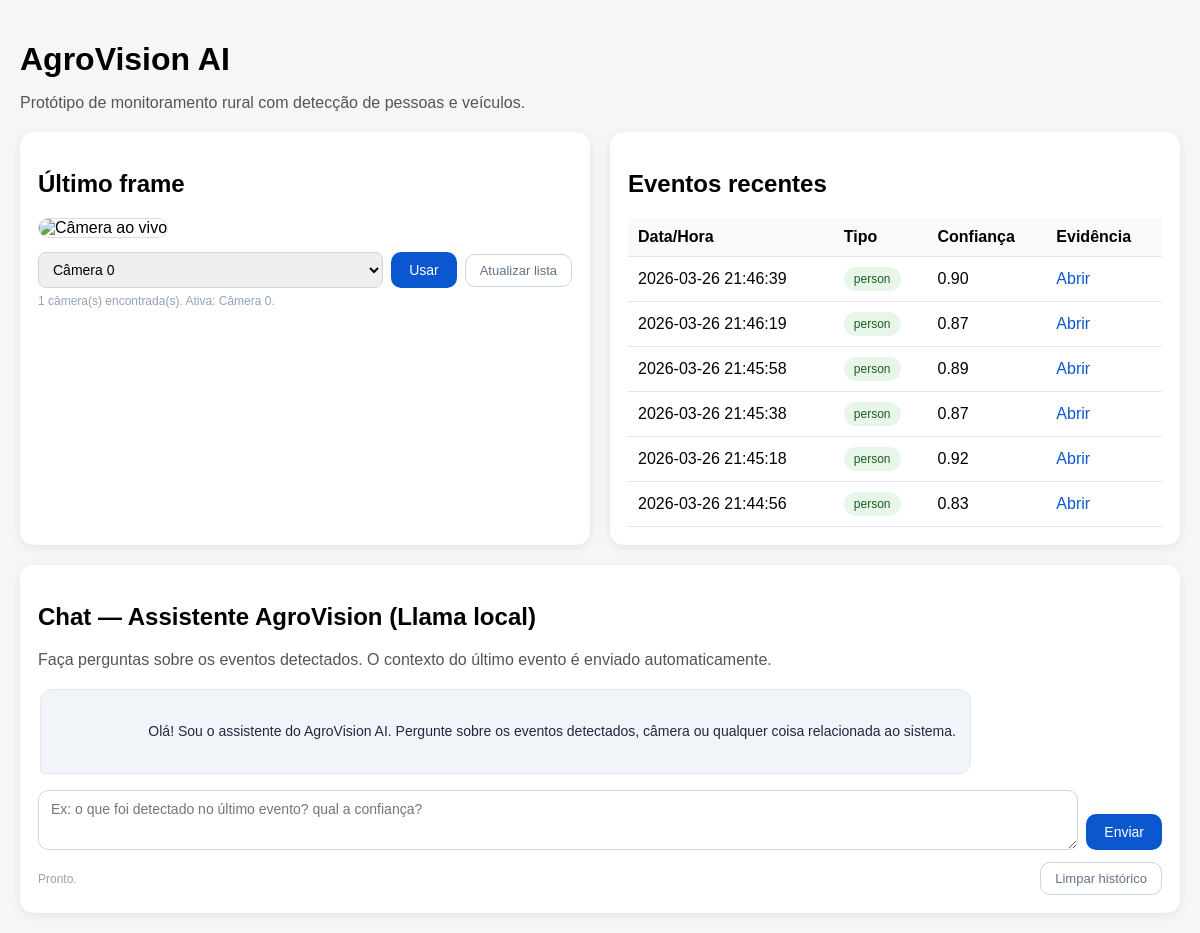
Before: / with the older database file.
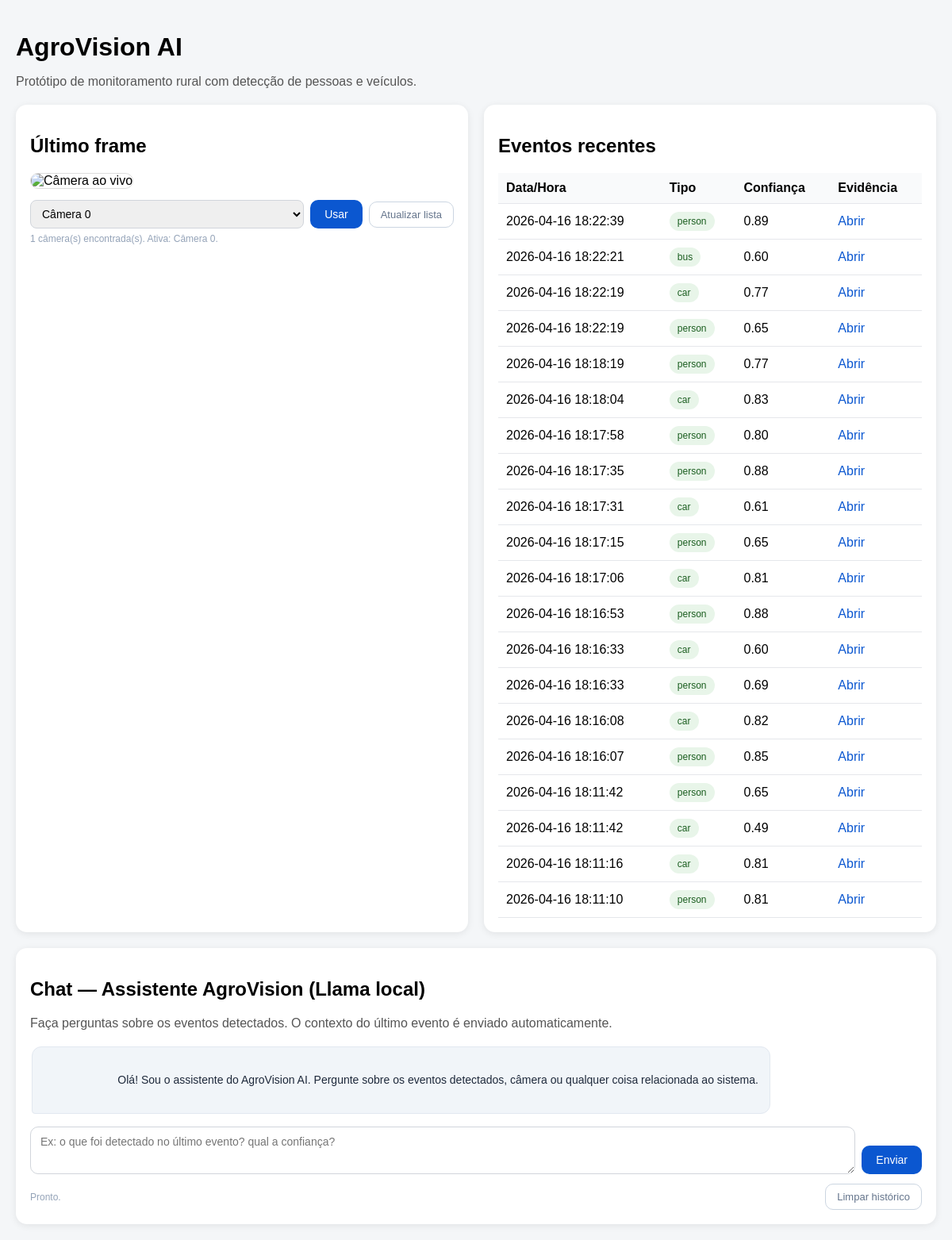
After: the same page with the newer database file.
### tables this page shows
CREATE TABLE events (
            id TEXT PRIMARY KEY,
            event_time TEXT,
            label TEXT,
            confidence REAL,
            image_path TEXT
        );

### app.py (the view)
@app.get("/", response_class=HTMLResponse)
def dashboard(request: Request):
    events = list_events(20)
    return templates.TemplateResponse("index.html", {"request": request, "events": events})

### templates/index.html (shortened to what this page needs)
<!DOCTYPE html>
<html lang="pt-br">
<head>
</head>
<body>
    <div class="container">
        <h1>AgroVision AI</h1>
        <p>Protótipo de monitoramento rural com detecção de pessoas e veículos.</p>
        <div class="grid">
            <div class="card">
                <h2>Último frame</h2>
                <img id="live-feed" src="/frame" alt="Câmera ao vivo">
                <div style="margin-top:14px; display:flex; gap:8px; align-items:center; flex-wrap:wrap;">
                    <select id="camera-select" style="flex:1; padding:8px 10px; border-radius:8px; border:1px solid #d1d5db; font-size:14px;">
                        <option value="">Carregando câmeras...</option>
                    </select>
                    <button onclick="applyCamera()" class="btn-primary" id="camera-apply-btn">Usar</button>
                    <button onclick="loadCameras()" class="btn-secondary">Atualizar lista</button>
                </div>
                <div id="camera-status" style="font-size:12px; color:#94a3b8; margin-top:6px;"></div>
            </div>
            <div class="card">
                <h2>Eventos recentes</h2>
                <table>
                    <thead>
                        <tr>
                            <th>Data/Hora</th>
                            <th>Tipo</th>
                            <th>Confiança</th>
                            <th>Evidência</th>
                        </tr>
                    </thead>
                    <tbody>
                        {% for event in events %}
                        <tr>
                            <td>{{ event.event_time }}</td>
                            <td><span class="badge">{{ event.label }}</span></td>
                            <td>{{ "%.2f"|format(event.confidence) }}</td>
                            <td><a href="{{ event.image_path }}" target="_blank">Abrir</a></td>
                        </tr>
                        {% endfor %}
                    </tbody>
                </table>
            </div>
        </div>
        <div class="card" style="margin-top: 20px;">
            <h2>Chat — Assistente AgroVision (Llama local)</h2>
            <p>Faça perguntas sobre os eventos detectados. O contexto do último evento é enviado automaticamente.</p>
            <div class="chat-box">
                <div class="chat-history" id="chat-history">
                    <div class="chat-bubble assistant">
                        Olá! Sou o assistente do AgroVision AI. Pergunte sobre os eventos detectados, câmera ou qualquer coisa relacionada ao sistema.
                    </div>
                </div>
                <div class="chat-input-row">
                    <textarea
                        id="chat-question"
                        placeholder="Ex: o que foi detectado no último evento? qual a confiança?"
                        onkeydown="handleKey(event)"
                    ></textarea>
                    <button id="chat-send-btn" class="btn-primary" onclick="sendQuestion()">Enviar</button>
                </div>
                <div class="chat-footer">
                    <span class="chat-status" id="chat-status">Pronto.</span>
                    <button class="btn-secondary" onclick="clearHistory()">Limpar histórico</button>
                </div>
            </div>
        </div>
    </div>
</body>
</html>

Changed rows visible on the page:
no longer on this page (row unchanged): events: event_time "2026-03-26 21:46:39", label "person", confidence "0.90"
no longer on this page (row unchanged): events: event_time "2026-03-26 21:46:19", label "person", confidence "0.87"
no longer on this page (row unchanged): events: event_time "2026-03-26 21:45:58", label "person", confidence "0.89"
no longer on this page (row unchanged): events: event_time "2026-03-26 21:45:38", label "person", confidence "0.87"
no longer on this page (row unchanged): events: event_time "2026-03-26 21:45:18", label "person", confidence "0.92"
no longer on this page (row unchanged): events: event_time "2026-03-26 21:44:56", label "person", confidence "0.83"
added events: event_time "2026-04-16 18:22:39", label "person", confidence "0.89"
added events: event_time "2026-04-16 18:22:21", label "bus", confidence "0.60"
added events: event_time "2026-04-16 18:22:19", label "car", confidence "0.77"
added events: event_time "2026-04-16 18:22:19", label "person", confidence "0.65"
added events: event_time "2026-04-16 18:18:19", label "person", confidence "0.77"
added events: event_time "2026-04-16 18:18:04", label "car", confidence "0.83"
added events: event_time "2026-04-16 18:17:58", label "person", confidence "0.80"
added events: event_time "2026-04-16 18:17:35", label "person", confidence "0.88"
added events: event_time "2026-04-16 18:17:31", label "car", confidence "0.61"
added events: event_time "2026-04-16 18:17:15", label "person", confidence "0.65"
added events: event_time "2026-04-16 18:17:06", label "car", confidence "0.81"
added events: event_time "2026-04-16 18:16:53", label "person", confidence "0.88"
added events: event_time "2026-04-16 18:16:33", label "car", confidence "0.60"
added events: event_time "2026-04-16 18:16:33", label "person", confidence "0.69"
added events: event_time "2026-04-16 18:16:08", label "car", confidence "0.82"
added events: event_time "2026-04-16 18:16:07", label "person", confidence "0.85"
added events: event_time "2026-04-16 18:11:42", label "person", confidence "0.65"
added events: event_time "2026-04-16 18:11:42", label "car", confidence "0.49"
added events: event_time "2026-04-16 18:11:16", label "car", confidence "0.81"
added events: event_time "2026-04-16 18:11:10", label "person", confidence "0.81"
